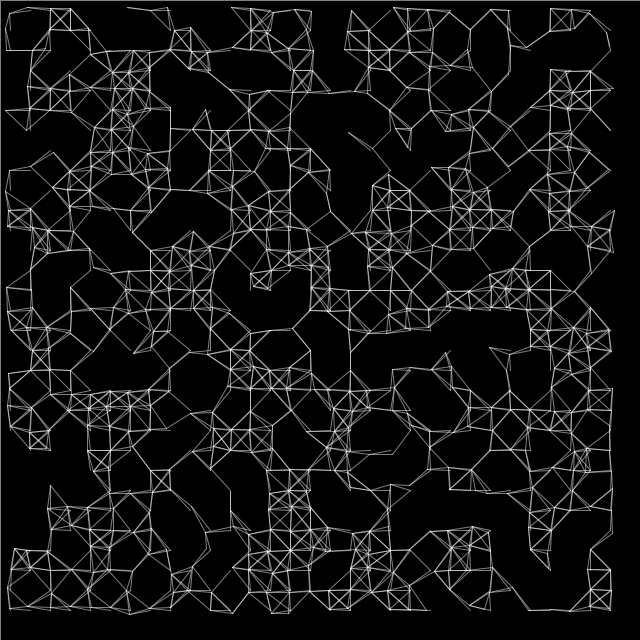
Frame 1 (no input)
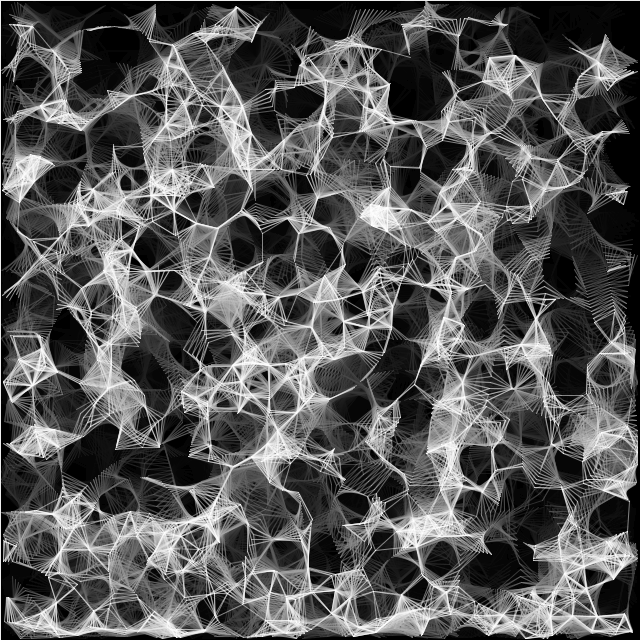
Frame 60 (the mouse pressed at the canvas centre just before this capture)
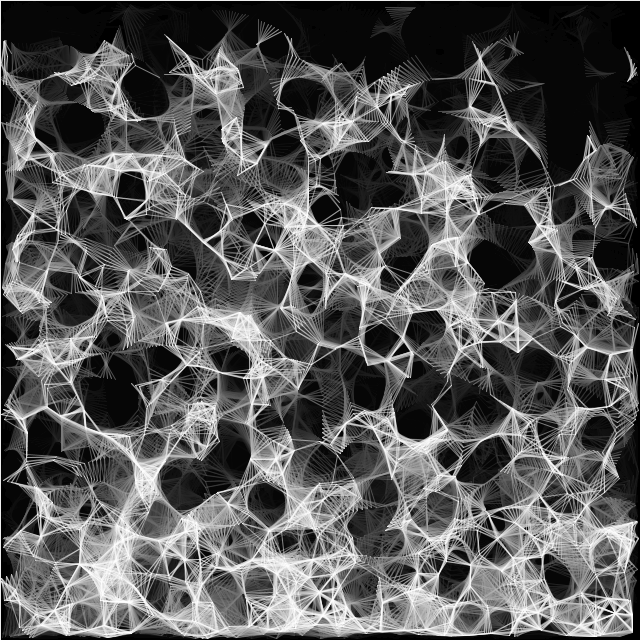
Frame 120 (the mouse held since frame 60 and released just before this capture)

The Processing sketch that drew these frames (run headless with seeded random() and noise(); from frame 60 on, the mouse is pressed at the canvas centre):

// Processing sketch: sketch_141110a_crazyPatern
// ── sketch_141110a_crazyPatern.pde
people[] personnages;

void setup(){
  size(640,640);
  noStroke();stroke(255,128);
  float pas = 20;
  smooth();
  personnages = new people[0];
  for(float a=0;a<(width/pas-1);a++){
  for(float b=0;b<(height/pas-1);b++){
    if(random(3)>1){
    new people(a*pas+pas*0.5, b*pas+pas*0.5, pas*0.8);
    }
  }
     
  }
  fill(0,20);
    background(0);
}
 
void draw(){
 //background(0);
 rect(0,0,width,height);
  for(int a=0;a<personnages.length;a++){
    personnages[a].dessine();
     
  }
}

class people{
  color c;
  float x,y,taille,vx,vy,vitesse;
  people(float _x, float _y, float maxi){
    float an=random(TWO_PI);
    c = color(random(100, 255),random(100, 255),random(50));
    x = _x; y=_y;taille=random(2,maxi);
    vitesse = ((maxi-taille)/3)+0.5;
    vx = cos(an)*vitesse; vy = sin(an)*vitesse;
    personnages = (people[]) append (personnages, this);
  }
  void dessine(){
  //  fill(c);
    x+=vx;y+=vy;vy+=0.1;
    if(x<taille/2){x=taille/2;vx=-vx;}
    if(y<taille/2){y=taille/2;vy=-vy;}
    if(x>width-taille/2){x=width-taille/2;vx=-vx;}
    if(y>height-taille/2){y=height-taille/2;vy=-vy*0.75;}
    for(int a=0;a<personnages.length;a++){
      people deux = personnages[a];
      if(deux!=this){
        float d=dist(deux.x, deux.y, x , y);
        if(d<((taille+deux.taille)/2)){
          float ang = atan2(y-deux.y, x-deux.x);
          vx = cos(ang)*vitesse;vy=sin(ang)*vitesse;
        } else {
          if(d<30){
            //stroke(255);
            line(x,y,deux.x, deux.y);
             
          }
         
        }
         
      }
    } 
  } 
}
